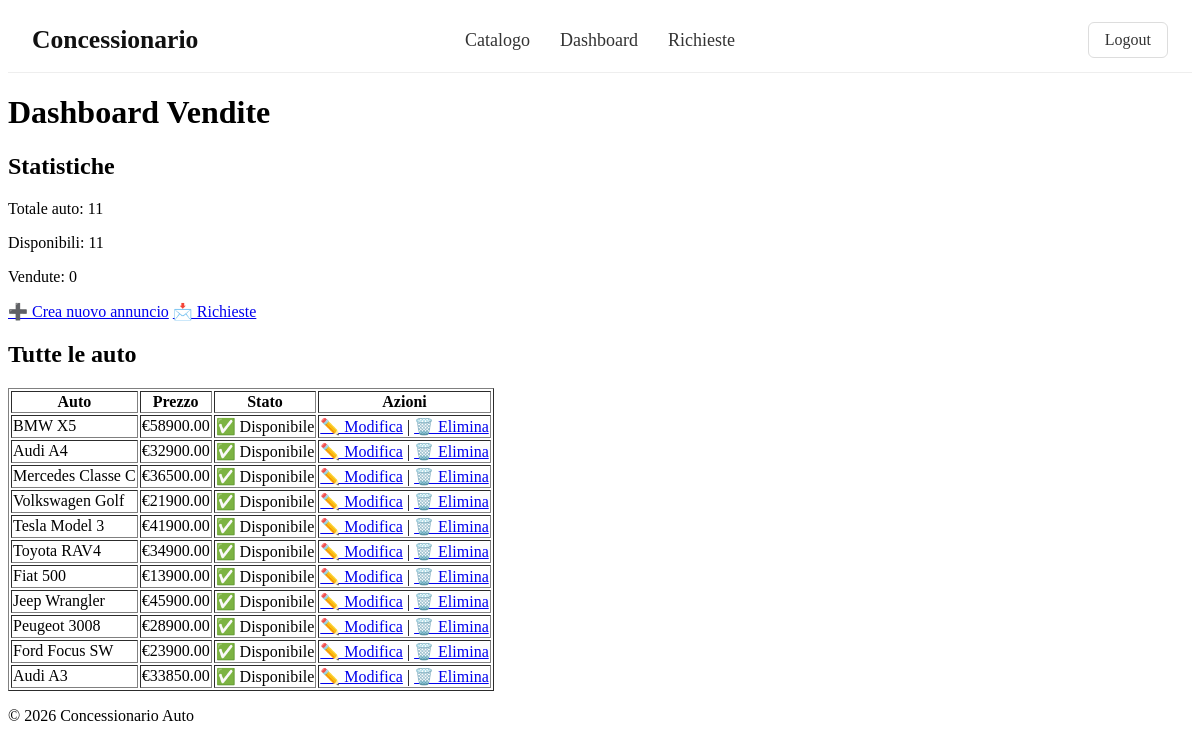
The page /dashboard/ (signed in) on the database its author committed.
### concessionario_app/models.py (models this page shows, shortened)
class Auto(models.Model):
    marca = models.CharField(max_length=50)
    video = models.FileField(upload_to='auto/video/', blank=True, null=True)
    modello = models.CharField(max_length=50)
    prezzo = models.DecimalField(max_digits=10, decimal_places=2, validators=[MinValueValidator(0)])
    immatricolazione = models.DateField()
    categoria = models.CharField(max_length=20, choices=CATEGORIA_CHOICES)
    condizioni = models.CharField(max_length=5, choices=CONDIZIONI_CHOICES)
    alimentazione = models.CharField(max_length=9, choices=ALIMENTAZIONE_CHOICES)
    chilometraggio = models.IntegerField()
    tipo_cambio = models.CharField(max_length=15, choices=CAMBIO_CHOICES)
    potenza = models.CharField(max_length=50)
    classe_emissioni = models.CharField(max_length=6, choices=EMISSIONI_CHOICES)
    numero_porte = models.IntegerField()
    posti = models.IntegerField()
    sensori_parcheggio = models.BooleanField(default=False)
    cruise_control = models.BooleanField(default=False)
    frenata_emergenza = models.BooleanField(default=False)
    start_and_stop = models.BooleanField(default=False)
    incidenti_precedenti = models.BooleanField(default=False)
    disponibilita = models.BooleanField(default=True)
    luogo_veicolo = models.CharField(max_length=50)
    descrizione = models.TextField()
    created_at = models.DateField(auto_now_add=True)
    created_by = models.ForeignKey(Venditore, on_delete=models.CASCADE)

### concessionario_app/views.py (the view)
# urls.py: path('dashboard/', views.dashboard_vendite, name='dashboard_vendite'),
@login_required(login_url='/accounts/login/')
def dashboard_vendite(request):
    if not hasattr(request.user, 'venditore'):
        messages.error(request, "Solo i venditori possono accedere a questa sezione.")
        return redirect('catalogo')
    auto = Auto.objects.all()
    totale=auto.count()
    disponibili = auto.filter(disponibilita=True).count()
    vendute = auto.filter(disponibilita=False).count()
    non_gestite = RichiestaInfo.objects.filter(gestita=False).count()
    context={
        'auto': auto,
        'totale': totale,
        'disponibili': disponibili,
        'vendute': vendute,
        'non_gestite': non_gestite,
    }
    return render(request, 'concessionario_app/dashboard_vendite.html', context)

### concessionario_app/templates/concessionario_app/dashboard_vendite.html (shortened to what this page needs)
{% extends "base.html" %}
{% block content %}
<h1>Dashboard Vendite</h1>
    <h2>Statistiche</h2>
    <p>Totale auto: {{ totale }}</p>
    <p>Disponibili: {{ disponibili }}</p>
    <p>Vendute: {{ vendute }}</p>
    <a href="{% url 'crea_annuncio' %}">➕ Crea nuovo annuncio</a>
    <a href="{% url 'richieste_info_dashboard' %}">
    📩 Richieste
    </a>
    <h2>Tutte le auto</h2>
    {% if auto %}
        <table border="1">
            <tr>
                <th>Auto</th>
                <th>Prezzo</th>
                <th>Stato</th>
                <th>Azioni</th>
            </tr>
            {% for a in auto %}
            <tr>
                <td>{{ a.marca }} {{ a.modello }}</td>
                <td>€{{ a.prezzo }}</td>
                <td>
                    {% if a.disponibilita %}
                        ✅ Disponibile
                    {% else %}
                        ❌ Venduta
                    {% endif %}
                </td>
                <td>
                    <a href="{% url 'modifica_annuncio' a.pk %}">✏️ Modifica</a> |
                    <a href="{% url 'elimina_annuncio' a.pk %}">🗑️ Elimina</a>
                </td>
            </tr>
            {% endfor %}
        </table>
    {% else %}
        <p>Non ci sono ancora vendite</p>
    {% endif %}
{% endblock %}

### rows shown on the page
Auto: marca "BMW", modello "X5", prezzo "58900.00", disponibilita "✅ Disponibile"
Auto: marca "Audi", modello "A4", prezzo "32900.00", disponibilita "✅ Disponibile"
Auto: marca "Mercedes", modello "Classe C", prezzo "36500.00", disponibilita "✅ Disponibile"
Auto: marca "Volkswagen", modello "Golf", prezzo "21900.00", disponibilita "✅ Disponibile"
Auto: marca "Tesla", modello "Model 3", prezzo "41900.00", disponibilita "✅ Disponibile"
Auto: marca "Toyota", modello "RAV4", prezzo "34900.00", disponibilita "✅ Disponibile"
Auto: marca "Fiat", modello "500", prezzo "13900.00", disponibilita "✅ Disponibile"
Auto: marca "Jeep", modello "Wrangler", prezzo "45900.00", disponibilita "✅ Disponibile"
Auto: marca "Peugeot", modello "3008", prezzo "28900.00", disponibilita "✅ Disponibile"
Auto: marca "Ford", modello "Focus SW", prezzo "23900.00", disponibilita "✅ Disponibile"
Auto: marca "Audi", modello "A3", prezzo "33850.00", disponibilita "✅ Disponibile"

### other values the page prints
{{ totale }} "11"
{{ disponibili }} "11"
{{ vendute }} "0"
